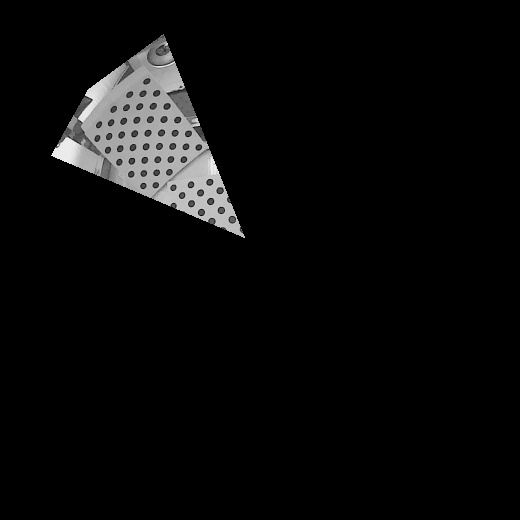
//> input picture calib_with_circle_grid/build/1.jpg, 520 x 520 px
$ ./fisheye_calibration_circle build/0.jpg   (built with g++ and OpenCV 4)
//> lines starting //> are read from the running program, lines starting //| are printed output that depends on the picture; after the words box and inside, x2 and y2 are one past the last pixel; in counts of white or black regions, pixels touching at a corner belong together; pictures that were not available may be replaced by others from this repository, and a replacement may not be noted
/************************************************************************************************
* Undistort circle images using fisheye camera model.
************************************************************************************************/
#include <iostream>
#include <fstream>
#include <chrono>
#include <sys/time.h>
#include <opencv2/opencv.hpp>
// #include "src/CheckExtrinsics.h"       //对fisheye:calibrate函数优化时出现svd分解断言错误增加的检测函数
using namespace std;

vector<cv::Mat> gImgList; //保存每张原始的标定图片
cv::Mat imageMark;        //保存每张棋盘格角点的图片

// 检测图像上二维棋盘格角点的坐标(2D点)
bool detecChessboardCorners(const string &ImageDir, vector<vector<cv::Point2d>> &imagePoints,
                            const cv::Size &boardSize, const int &imageNum, cv::Size &imageSize)
{
//> called with ImageDir = "build/0.jpg", boardSize = Size(4, 11), imageNum = 50
    static bool firstFlags = true;
    imagePoints.resize(0);
    for (int i = 0; i < imageNum; ++i)
    {
        string imageFileName = ImageDir + "/" + to_string(i + 1) + ".jpg";
        cv::Mat img = cv::imread(imageFileName, cv::IMREAD_GRAYSCALE);   //读取并转化为灰度图
//> img is the input picture: 520 rows x 520 cols, CV_8UC1; min 0, max 245, mean 10.2
        if (img.empty())
        {
            // cout << "cannot read image : " << imageFileName << endl;
            continue;
        }

        cout << "Frame #" << i + 1 << "  ";
        gImgList.push_back(img); //保存每张原始的标定图片
        if (true == firstFlags)
        { //只初始化一次
            imageSize = img.size(); //获取图片大小
//> imageSize = Size(520, 520)
            imageMark = cv::Mat(imageSize.height, imageSize.width, CV_64FC3, cv::Scalar(0, 0, 0));
            firstFlags = false;
        }

        //开始提取角点，绘制检测到的角点并保存
        vector<cv::Point2d> tmpPoints;   //畸变过大的镜头不要用cv::CALIB_CB_FAST_CHECK参数
        //bool found = cv::findChessboardCorners(img, boardSize, tmpPoints, cv::CALIB_CB_ADAPTIVE_THRESH + cv::CALIB_CB_NORMALIZE_IMAGE);
        bool found = cv::findCirclesGrid(img, boardSize, tmpPoints, cv::CALIB_CB_ASYMMETRIC_GRID);
//> tmpPoints = 44 Points (x, y), first 12: [198.3, 147], [183.4, 159.2], [168.9, 171.8], [155.3, 184.7], [185.5, 146.3], [170.3, 159], [156.1, 172.2], [142.8, 185.5], [187.9, 133.3], [172.2, 145.9], [157.3, 159.2], [143.3, 173]; found = true
        if (found && tmpPoints.size() == boardSize.width * boardSize.height)
        {
            imagePoints.push_back(tmpPoints);
//> imagePoints = 1 item

            cv::Mat cornerImage = img.clone();
            cvtColor(cornerImage, cornerImage, CV_GRAY2RGB);
            for (int j = 0; j < tmpPoints.size(); ++j)
            {
                cv::Point2d tmpP = tmpPoints[j];
                circle(cornerImage, tmpP, 2, cv::Scalar(0, 0, 255), 2, 8, 0);                                              //绘制检测到的角点并保存(每张图片)
                line(imageMark, cvPoint(tmpP.x - 5, tmpP.y), cvPoint(tmpP.x + 5, tmpP.y), cv::Scalar(0, 0, 255), 2, 8, 0); //检测的所有角点都在一张图上显示
                line(imageMark, cvPoint(tmpP.x, tmpP.y - 5), cvPoint(tmpP.x, tmpP.y + 5), cv::Scalar(0, 0, 255), 2, 8, 0);
            }
//> this loop made 44 passes
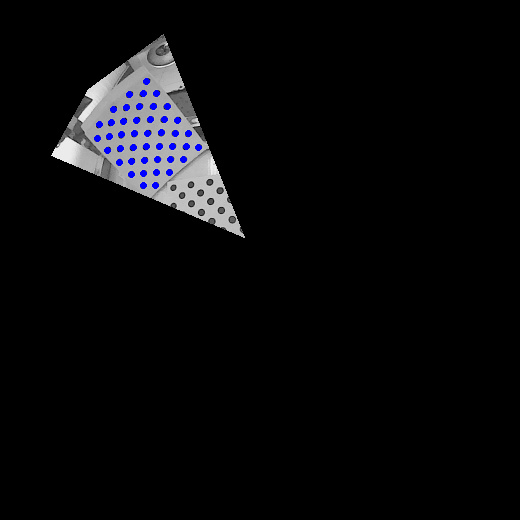
//> cornerImage: 520 rows x 520 cols, CV_8UC3; 0.6% of pixels changed, all inside (x1, y1, x2, y2) = (94, 78, 202, 189)
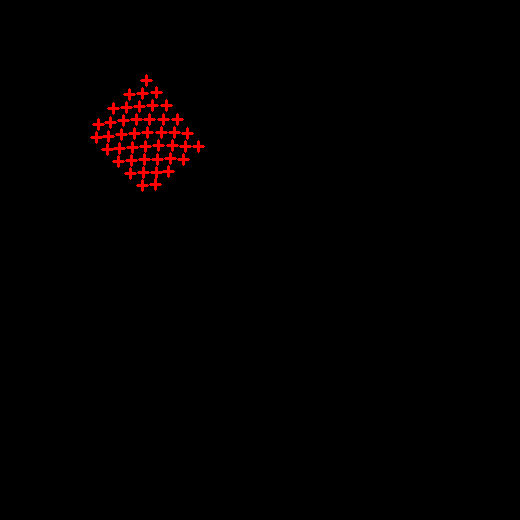
//> imageMark: 520 rows x 520 cols, CV_64FC3; mean B, G, R 0, 0, 2.5
            // 保存检测到的角点图像
            string cornerImageFile = ImageDir + "/" + to_string(i + 1) + "_corner.jpg";
            cv::imwrite(cornerImageFile, cornerImage);
        }
        cout << "circle corners " << (found ? "FOUND" : "NOT FOUND") << endl;
//| circle corners FOUND
    }
    //保存所有提取的角点图片
    std::string mMarkImageFileName = ImageDir + "/imageMark.jpg";
    cv::imwrite(mMarkImageFileName, imageMark);

    cout << "Find corner images = " << imagePoints.size() << endl;
    if (imagePoints.size() < 3)
        return false;
    else
        return true;
}

// 生成三维圆点的坐标(3D点)(不同位姿棋盘格的3D坐标是一样的)
void calcChessboardCorners(const cv::Size &boardSize, const cv::Size2d &squareSize, vector<cv::Point3d> &corners)
{
//> called with boardSize = Size(4, 11), squareSize = Size(40, 40)
    corners.clear();
    for (int y = 0; y < boardSize.height; ++y)
    {
        double tmpY = y * squareSize.width * 0.5;
        double tmpX = (y % 2 * 0.5) * squareSize.height;
        for (int x = 0; x < boardSize.width; ++x)
            corners.push_back(cv::Point3d(tmpX + x * squareSize.width, tmpY, 0.0));
    }
}

// 计算重投影误差
double ComputeReprojectionErrors(const vector<vector<cv::Point3d>> &objectPoints, const vector<vector<cv::Point2d>> &imagePoints,
    const vector<cv::Vec3d> &rvecs, const vector<cv::Vec3d> &tvecs,
    const cv::Mat &cameraMatrix, const cv::Mat &distCoeffs, vector<double> &perViewErrors)
{
    double totalErr = 0;
    size_t totalPoints = 0;
    vector<cv::Point2d> imagePoints2;
    perViewErrors.resize(objectPoints.size());
    for (size_t i = 0; i < objectPoints.size(); ++i)
    {
        cv::fisheye::projectPoints(objectPoints[i], imagePoints2, rvecs[i], tvecs[i], cameraMatrix, distCoeffs);
        double err = norm(imagePoints[i], imagePoints2, cv::NORM_L2);

        size_t n = objectPoints[i].size();
        perViewErrors[i] = (double)std::sqrt(err * err / n);
        totalErr += err * err;
        totalPoints += n;
    }

    return sqrt(totalErr / totalPoints);
}

// 标定参数写到camera.yaml文件中
void saveCameraParams(const string &fileDir, const cv::Size &img_size, const cv::Mat &kk, const cv::Mat &dd, const double &rms)
{
    const string outputYamlFile = fileDir + "/camera.yaml";
    ofstream fs(outputYamlFile);

    fs << "%YAML:1.0" << endl;
    fs << "    " << endl;
    fs << "# fisheye camera calibration and distortion parameters (OpenCV)" << endl;
    fs << "# Camera Number: " << fileDir << endl;

	struct timeval tv;
	gettimeofday(&tv, NULL);
	struct tm *tmnow;
	tmnow = localtime(&tv.tv_sec);
    char formatTime[128] = {0};
    snprintf(formatTime, sizeof(formatTime), "%04d/%02d/%02d-%02d:%02d",
             tmnow->tm_year+1900,tmnow->tm_mon+1,tmnow->tm_mday, tmnow->tm_hour,tmnow->tm_min);
    fs << "# calibration time: " << formatTime << endl;

    fs << "Camera.width: " << img_size.width << endl;
    fs << "Camera.height: " << img_size.height << endl;
    fs.precision(12);
    fs << "Camera.fx: " << kk.at<double>(0, 0) << endl;
    fs << "Camera.fy: " << kk.at<double>(1, 1) << endl;
    fs << "Camera.cx: " << kk.at<double>(0, 2) << endl;
    fs << "Camera.cy: " << kk.at<double>(1, 2) << endl;

    fs << "Camera.k1: " << dd.at<double>(0) << endl;
    fs << "Camera.k2: " << dd.at<double>(1) << endl;
    fs << "Camera.p1: " << dd.at<double>(2) << endl;
    fs << "Camera.p2: " << dd.at<double>(3) << endl;
    if (dd.total() > 4)
        fs << "Camera.k3: " << dd.at<double>(4) << endl;
    fs << endl;

    fs << "# rms = " << rms << endl;

    // fs << "camera_matrix = " << kk << endl;
    // fs << "distortion_coefficients = " << dd << endl;

    fs.close();
}

// 保存去畸变后的图片到本地文件夹
void saveUndistortImage(const string &fileDir, const cv::Mat &KK, const cv::Mat &DD, const cv::Size &image_Size)
{
//> called with fileDir = "build/0.jpg", image_Size = Size(520, 520)
    cv::Mat mapx = cv::Mat(image_Size, CV_32FC1);
    cv::Mat mapy = cv::Mat(image_Size, CV_32FC1);
    cv::Mat R = cv::Mat::eye(3, 3, CV_32F);
    for (int i = 0; i < gImgList.size(); ++i)
    {
        //cout << "Frame #" << i + 1 << "..." << endl;
        cv::fisheye::initUndistortRectifyMap(KK, DD, R, KK, image_Size, CV_32FC1, mapx, mapy);
        //fisheye::initUndistortRectifyMap(intrinsic_matrix, distortion_coeffs, R,
        //  getOptimalNewCameraMatrix(intrinsic_matrix, distortion_coeffs, image_size, 1, image_size, 0), image_size, CV_32FC1, mapx, mapy);
        cv::Mat mUndistortImage;
        cv::remap(gImgList[i], mUndistortImage, mapx, mapy, cv::INTER_LINEAR);
        string undistortImageFile = fileDir + "/" + std::to_string(i+1) + "_undistort.jpg";
        cv::imwrite(undistortImageFile, mUndistortImage);
    }
//> this loop made 9 passes
//> pass 1, in saveUndistortImage, `cv::imwrite(undistortImageFile, mUndistortImage);`:
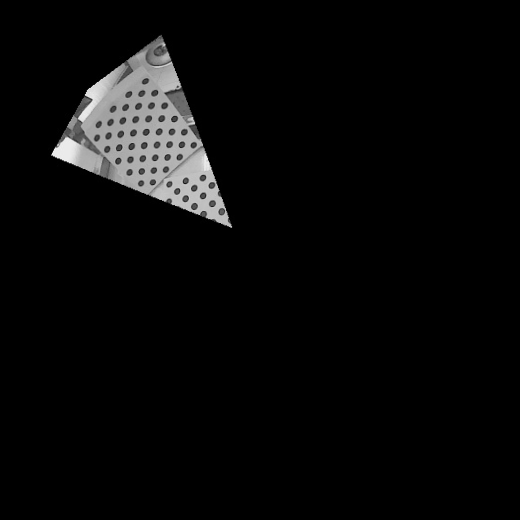
//> saved as 1_undistort.jpg: 520 rows x 520 cols, CV_8UC1; min 0, max 238, mean 9.4
//> pass 2, in saveUndistortImage, `cv::imwrite(undistortImageFile, mUndistortImage);`:
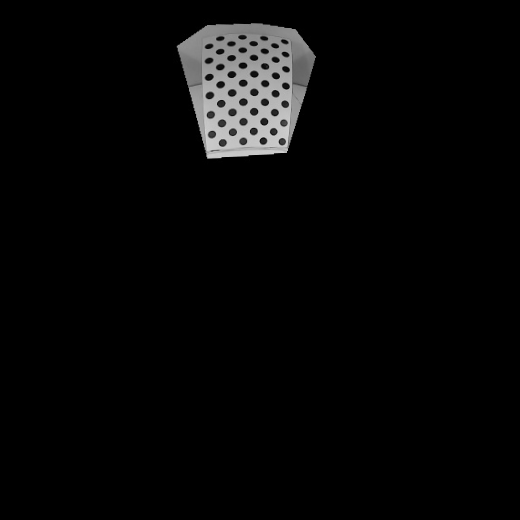
//> saved as 2_undistort.jpg: 520 rows x 520 cols, CV_8UC1; min 0, max 209, mean 7.4
//> after the loop:
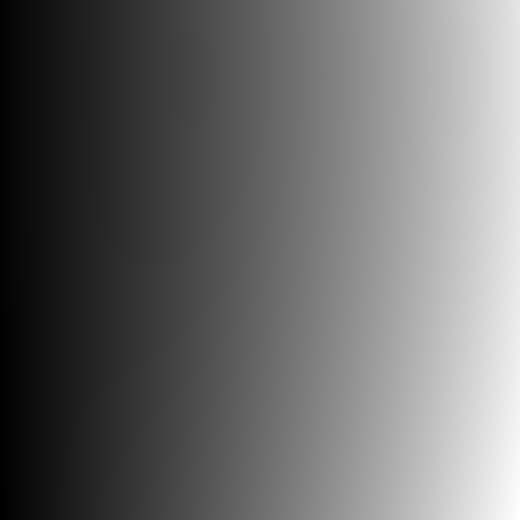
//> mapx: 520 rows x 520 cols, CV_32FC1; min -8.17, max 727.6, mean 301.5; drawn with min black and max white
//> after the loop:
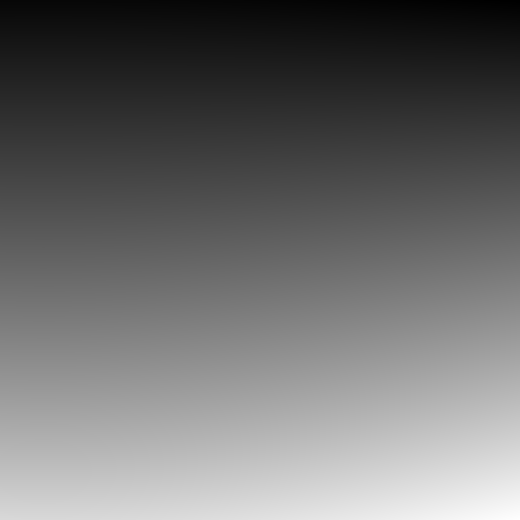
//> mapy: 520 rows x 520 cols, CV_32FC1; min -21.74, max 712.8, mean 292.6; drawn with min black and max white
}


int main(int argc, char **argv)
{
    if (argc != 2)
    {
        cout << "Usage: ./fisheye_calibration ../images" << endl;
        return -1;
    }

    // 配置标定相关的参数-------------------------------------------------------------------------
    const cv::Size boardSize(4, 11);     //非对称圆点标定板
    const cv::Size2d squareSize(40, 40); //圆点水平或垂直方向 的距离
    const int imageNumber = 50;          //标定的图片数
    cv::Size imageSize;                  //在detecChessboardCorners里获取图片大小

    // 参数校验----------------------------------------------------------------------------------
    cout << "Check calibrate.yaml parameters..." << endl;
    cout << "   boardSize = " << boardSize << endl;
    cout << "   squareSize = " << squareSize << endl;
    cout << "   imageNumber = " << imageNumber << endl;

    // 检测图像上二维圆点坐标(2D点)-----------------------------------------------------------
    vector<vector<cv::Point2d>> imagePoints;   //二维圆点坐标(2D点)
    bool ret = detecChessboardCorners(argv[1], imagePoints, boardSize, imageNumber, imageSize);
    if (!ret)
    {
        cout << "[ERROR], Not enough corner detected images!" << endl;
        return -1;
    }

    // 生成三维棋盘格角点坐标(3D点)(不同位姿棋盘格的3D坐标是一样的)-------------------------------------
    vector<vector<cv::Point3d>> objectPoints(1); //三维棋盘格角点坐标(3D点)
    calcChessboardCorners(boardSize, squareSize, objectPoints[0]);
    objectPoints.resize(imagePoints.size(), objectPoints[0]);

    // run calibrate--------------------------------------------------------------------------
    // K:内参  D:畸变系数
    cv::Mat K = cv::Mat::eye(3, 3, CV_64F);
    cv::Mat D = cv::Mat::zeros(4, 1, CV_64F);
    vector<cv::Vec3d> rvecs, tvecs; //外参vector
    int flags = 0;                  //标定参数选项
    flags |= cv::fisheye::CALIB_RECOMPUTE_EXTRINSIC;
    flags |= cv::fisheye::CALIB_FIX_SKEW;
    cout << endl << "fisheye::calibrate [Begin]" << endl;
    double Rms = cv::fisheye::calibrate(objectPoints, imagePoints, imageSize, K, D, rvecs, tvecs, flags, cv::TermCriteria(3, 400, 1e-8));
    cout << "fisheye::calibrate [End]" << endl;

    // 计算重投影误差-----------------------------------------------------------------------------
    cout << "compute reprojection error..." << endl;
    vector<double> reprojErrs;
    double totalAvgErr = ComputeReprojectionErrors(objectPoints, imagePoints, rvecs, tvecs, K, D, reprojErrs);

    // 输出标定结果-------------------------------------------------------------------------------
    cout << "calibrate rms = " << Rms << endl;
    cout << "calibrate reprojection error = " << totalAvgErr << endl;

    // 保存camera内参到camera.yaml文件中
    cout << "Saving camera params to camera.yaml" << endl;
    saveCameraParams(argv[1], imageSize, K, D, Rms);

    // 保存去畸变后的图片到本地文件夹----------------------------------------------------------------
    cout << "Saving undistort images..." << endl;
    saveUndistortImage(argv[1], K, D, imageSize);

    return 0;
}
